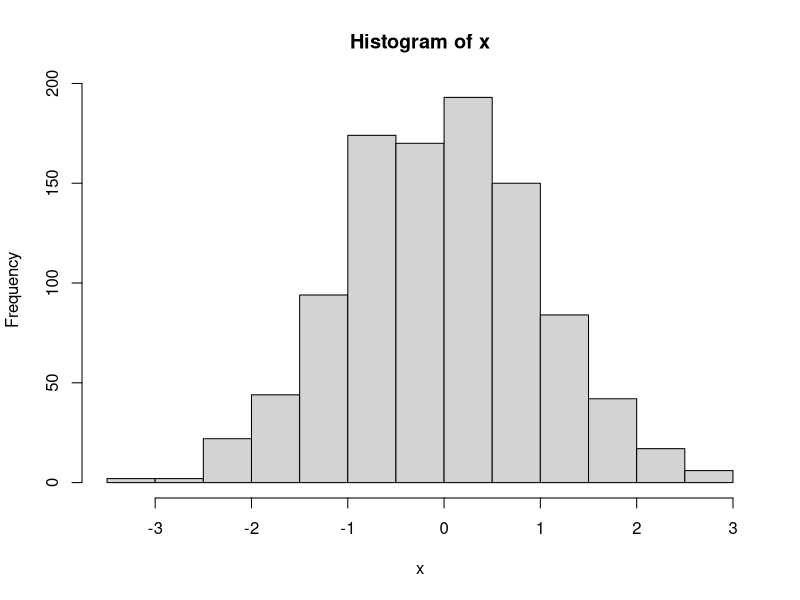
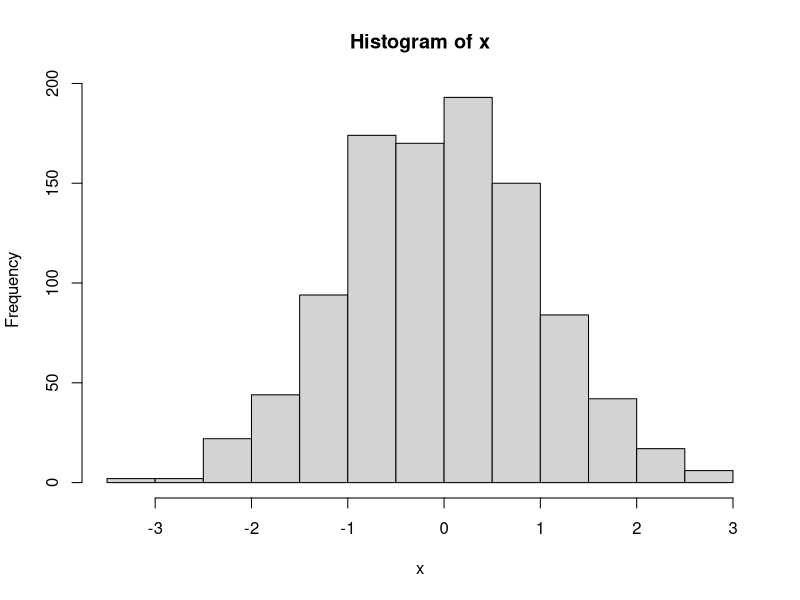
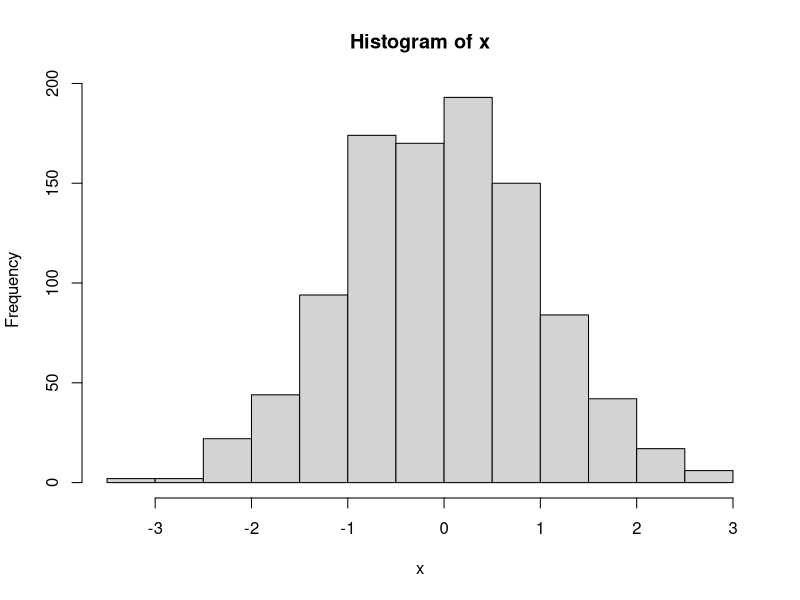
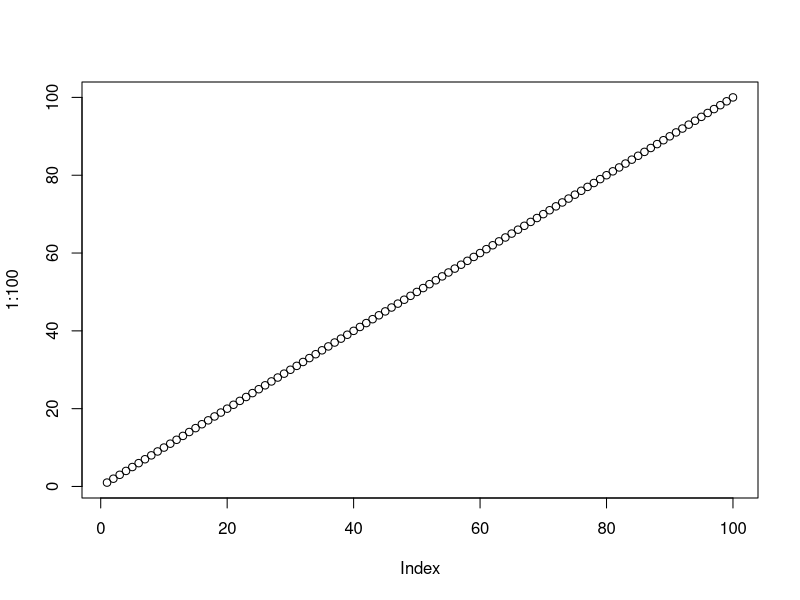
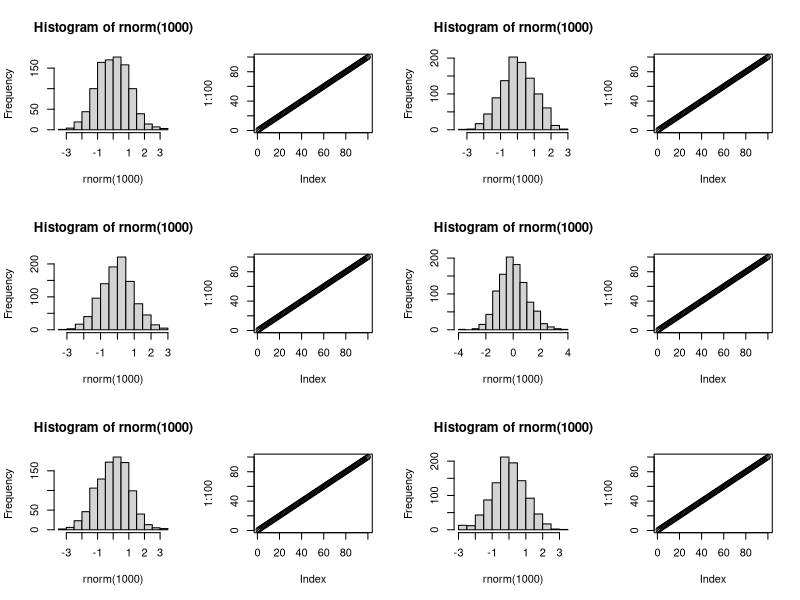
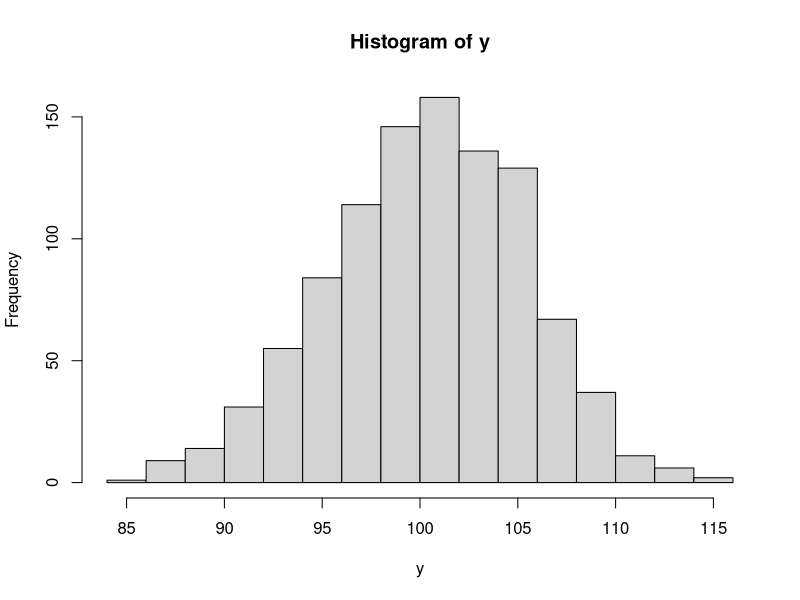
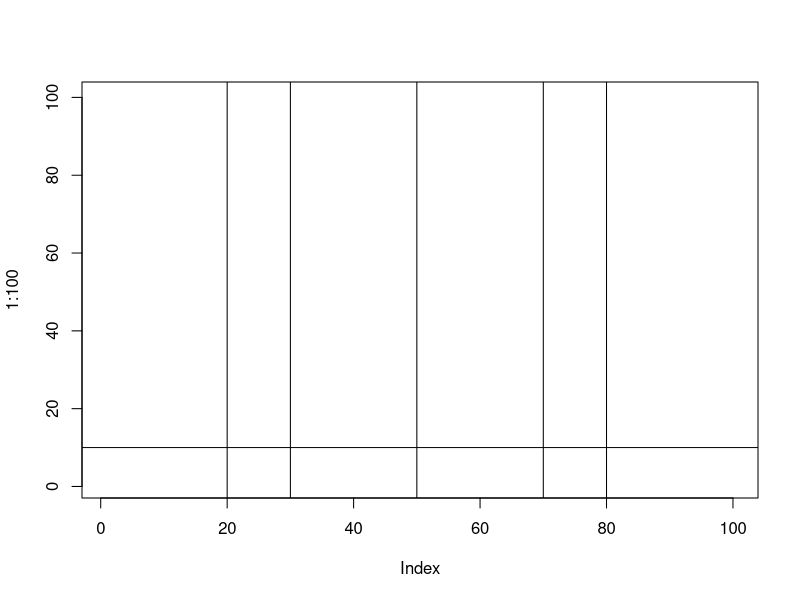
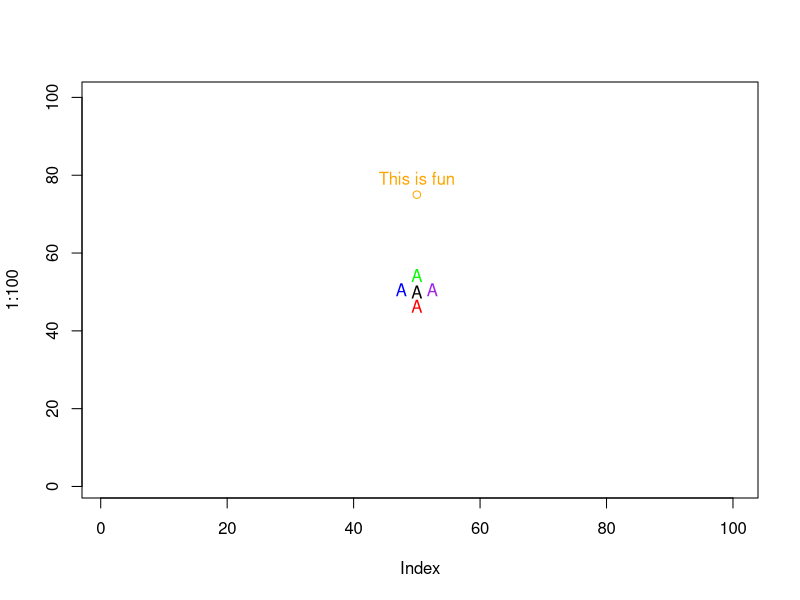

Source code (R) for these figures, in order:
path <- '~/working/'
list.files(path)

x <- rnorm(1000)
hist(x)

graphics.off()
## function to start the save
##pdf(file=file.path(path, 'hist.pdf'))
jpeg(file=file.path(path, 'hist.jpeg'))

## all code for the plot
hist(x)

## end the save
graphics.off()


## opening multiple windows
hist(x)
windows();plot(1:100)



par(mfrow=c(3,4))
for(i in 1:6) {
	hist(rnorm(1000))
	plot(1:100)
}

## run graphics.off() to stop the par() function
graphics.off()
y <- rnorm(1000, mean=100, sd=5)
hist(y)


plot(1:100, type='n')
abline(h=10)
abline(v=c(30,20,50,70,80))

## for regression lines: abline(a=100,b=-2,reg=)

install.packages('wordcloud')
graphics.off();plot(1:100, type='n')
##abline(h=0:100, v=0:100)
text(x=50,y=50,labels='A')
text(x=50,y=50,labels='A', pos=1, col='red')
text(x=50,y=50,labels='A', pos=2, col='blue')
text(x=50,y=50,labels='A', pos=3, col='green')
text(x=50,y=50,labels='A', pos=4, col='purple')

points(50, 75, col='orange')
text(50, 75, pos=3, labels="This is fun", col='orange')


graphics.off();plot(1:100, type='n')

##text(50, 90, labels='Yi = Beta + Beta1Xi + ei')
text(50, 90, labels=bquote(Y[i]==beta[0]~'+'~beta[1]~X[i]~'+'~e[i]), cex=1)

beta0 <- 20
beta1 <- 0.5
abline(a=beta0, b=beta1)
text(50, 20, labels=bquote(hat(Y[i])==.(beta0)~'+'~.(beta1)~X[i]), cex=1)


graphics.off();plot(1:100, type='n')
text(x=c(25,50,75), y=c(25,50,75), labels=letters[1:3], col=c('green', 'red', 'blue'), cex=1:3, pos=2:4)


graphics.off();plot(1:100, type='n')

## x=topleft, bottomright, bottomleft, topright, bottom, top, right, left, center
legend(x='topright', legend=c('Math', 'English', 'Science')) 

































